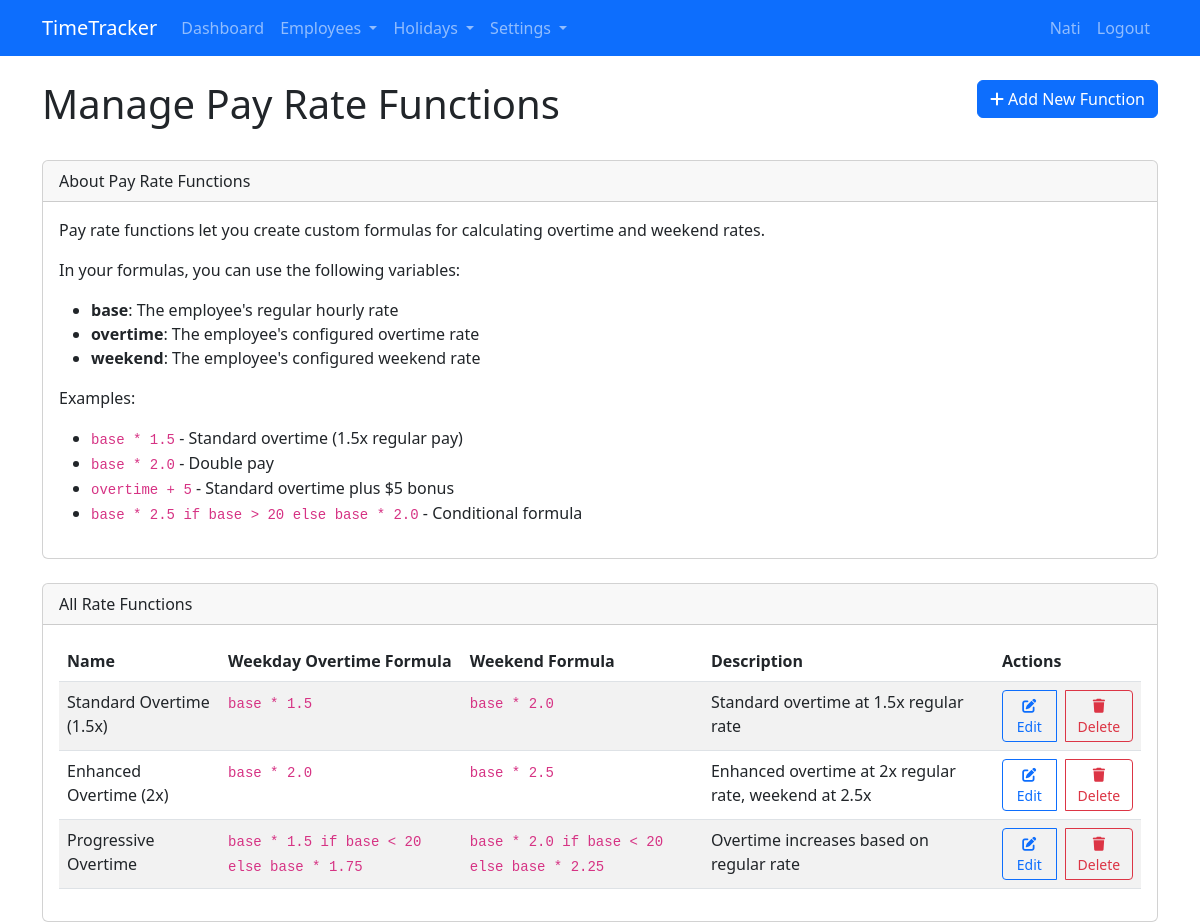
Page /rate_functions (signed in) on the committed database.
### app.py (models this page shows, shortened)
class User(UserMixin, db.Model):
    id = db.Column(db.Integer, primary_key=True)
    username = db.Column(db.String(80), unique=True, nullable=False)
    email = db.Column(db.String(120), unique=True, nullable=False)
    password_hash = db.Column(db.String(128))
    is_admin = db.Column(db.Boolean, default=False)
    company_id = db.Column(db.Integer, db.ForeignKey('company.id'))

class RateFunction(db.Model):
    id = db.Column(db.Integer, primary_key=True)
    name = db.Column(db.String(100), nullable=False)
    description = db.Column(db.Text)
    weekday_formula = db.Column(db.String(200), nullable=False)  # Python expression as string
    weekend_formula = db.Column(db.String(200), nullable=False)  # Python expression as string
    company_id = db.Column(db.Integer, db.ForeignKey('company.id'), nullable=False)
    employees = db.relationship('Employee', backref='rate_function', lazy=True)

### app.py (the view)
@app.route('/rate_functions')
@login_required
def rate_functions():
    if not current_user.is_admin:
        flash('Access denied.')
        return redirect(url_for('dashboard'))
    company = current_user.company
    functions = RateFunction.query.filter_by(company_id=company.id).all()
    return render_template('rate_functions.html', functions=functions)

### app.py (called while the page is built)
@login_manager.user_loader
def load_user(user_id):
    return User.query.get(int(user_id))

### templates/rate_functions.html (shortened to what this page needs)
{% extends "base.html" %}
{% block content %}
<div class="row mb-4">
    <div class="col-md-8">
        <h1>Manage Pay Rate Functions</h1>
    </div>
    <div class="col-md-4 text-end">
        <a href="{{ url_for('add_rate_function') }}" class="btn btn-primary">
            <i class="fas fa-plus"></i> Add New Function
        </a>
    </div>
</div>
<div class="row">
    <div class="col-md-12">
        <div class="card mb-4">
            <div class="card-header">About Pay Rate Functions</div>
            <div class="card-body">
                <p>Pay rate functions let you create custom formulas for calculating overtime and weekend rates.</p>
                <p>In your formulas, you can use the following variables:</p>
                <ul>
                    <li><strong>base</strong>: The employee's regular hourly rate</li>
                    <li><strong>overtime</strong>: The employee's configured overtime rate</li>
                    <li><strong>weekend</strong>: The employee's configured weekend rate</li>
                </ul>
                <p>Examples:</p>
                <ul>
                    <li><code>base * 1.5</code> - Standard overtime (1.5x regular pay)</li>
                    <li><code>base * 2.0</code> - Double pay</li>
                    <li><code>overtime + 5</code> - Standard overtime plus $5 bonus</li>
                    <li><code>base * 2.5 if base > 20 else base * 2.0</code> - Conditional formula</li>
                </ul>
            </div>
        </div>
        <div class="card">
            <div class="card-header">All Rate Functions</div>
            <div class="card-body">
                {% if functions %}
                <div class="table-responsive">
                    <table class="table table-striped">
                        <thead>
                            <tr>
                                <th>Name</th>
                                <th>Weekday Overtime Formula</th>
                                <th>Weekend Formula</th>
                                <th>Description</th>
                                <th>Actions</th>
                            </tr>
                        </thead>
                        <tbody>
                            {% for function in functions %}
                            <tr>
                                <td>{{ function.name }}</td>
                                <td><code>{{ function.weekday_formula }}</code></td>
                                <td><code>{{ function.weekend_formula }}</code></td>
                                <td>{{ function.description }}</td>
                                <td>
                                    <div class="btn-group">
                                        <a href="{{ url_for('edit_rate_function', function_id=function.id) }}" class="btn btn-outline-primary btn-sm">
                                            <i class="fas fa-edit"></i> Edit
                                        </a>
                                        <a href="{{ url_for('delete_rate_function', function_id=function.id) }}" class="btn btn-outline-danger btn-sm ms-2" onclick="return confirm('Are you sure you want to delete this rate function?');">
                                            <i class="fas fa-trash"></i> Delete
                                        </a>
                                    </div>
                                </td>
                            </tr>
                            {% endfor %}
                        </tbody>
                    </table>
                </div>
                {% else %}
                <p class="text-center">No rate functions found. <a href="{{ url_for('add_rate_function') }}">Add a rate function</a> to get started.</p>
                {% endif %}
            </div>
        </div>
    </div>
</div>
{% endblock %}

### templates/base.html (shortened to what this page needs)
<!DOCTYPE html>
<html lang="en">
<head>
    <link href="https://cdn.jsdelivr.net/npm/bootstrap@5.3.0-alpha1/dist/css/bootstrap.min.css" rel="stylesheet">
    <link href="https://cdnjs.cloudflare.com/ajax/libs/font-awesome/6.0.0/css/all.min.css" rel="stylesheet">
</head>
<body>
    <nav class="navbar navbar-expand-lg navbar-dark bg-primary">
        <div class="container">
            <a class="navbar-brand" href="{{ url_for('index') }}">TimeTracker</a>
            <div class="collapse navbar-collapse" id="navbarNav">
                <ul class="navbar-nav me-auto">
                    {% if current_user.is_authenticated %}
                    <li class="nav-item">
                        <a class="nav-link" href="{{ url_for('dashboard') }}">Dashboard</a>
                    </li>
                    {% if current_user.is_admin %}
                    <li class="nav-item dropdown">
                        <a class="nav-link dropdown-toggle" href="#" id="employeesDropdown" role="button" data-bs-toggle="dropdown" aria-expanded="false">
                            Employees
                        </a>
                    </li>
                    <li class="nav-item dropdown">
                        <a class="nav-link dropdown-toggle" href="#" id="holidaysDropdown" role="button" data-bs-toggle="dropdown" aria-expanded="false">
                            Holidays
                        </a>
                    </li>
                    <li class="nav-item dropdown">
                        <a class="nav-link dropdown-toggle" href="#" id="settingsDropdown" role="button" data-bs-toggle="dropdown" aria-expanded="false">
                            Settings
                        </a>
                    </li>
                    {% endif %}
                    {% endif %}
                </ul>
                <ul class="navbar-nav">
                    {% if current_user.is_authenticated %}
                    <li class="nav-item">
                        <span class="nav-link">{{ current_user.username }}</span>
                    </li>
                    <li class="nav-item">
                        <a class="nav-link" href="{{ url_for('logout') }}">Logout</a>
                    </li>
                    {% endif %}
                </ul>
            </div>
        </div>
    </nav>
    <div class="container mt-4">
        {% block content %}{% endblock %}
    </div>
</body>
</html>

### rows in the picture
User: username "Nati"
RateFunction: name "Standard Overtime (1.5x)", weekday_formula "base * 1.5", weekend_formula "base * 2.0", description "Standard overtime at 1.5x regular rate"
RateFunction: name "Enhanced Overtime (2x)", weekday_formula "base * 2.0", weekend_formula "base * 2.5", description "Enhanced overtime at 2x regular rate, weekend at 2.5x"
RateFunction: name "Progressive Overtime", weekday_formula "base * 1.5 if base < 20 else base * 1.75", weekend_formula "base * 2.0 if base < 20 else base * 2.25", description "Overtime increases based on regular rate"
